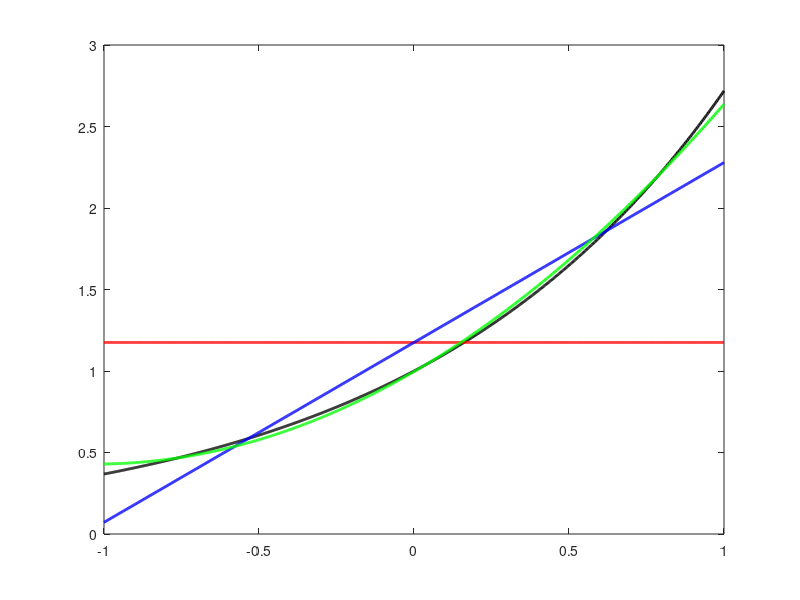

Write MATLAB code to recreate this figure. (Note: this script raises an error after producing the figure.)
 f   = @(x) (exp(x));

 p1  = @(x) (ones(size(x)));
 p2  = @(x) (x);
 p3  = @(x) (3*x.^2-1);
 p12 = @(x) (ones(size(x)).^2);
 p22 = @(x) (x).^2;
 p32 = @(x) (3*x.^2-1).^2;
 p1f = @(x) ((ones(size(x))).*f(x));
 p2f = @(x) ((x).*f(x));
 p3f = @(x) ((3*x.^2-1).*f(x));

 figure(1), clf
 xx = linspace(-1,1,1000);
 c1 = quad(p1f,-1,1)/quad(p12,-1,1);
 c2 = quad(p2f,-1,1)/quad(p22,-1,1);
 c3 = quad(p3f,-1,1)/quad(p32,-1,1);

 plot(xx,f(xx),'k-','linewidth',2)
 hold on
 plot(xx,c1*p1(xx),'r-','linewidth',2)
 plot(xx,c1*p1(xx)+c2*p2(xx),'b-','linewidth',2)
 plot(xx,c1*p1(xx)+c2*p2(xx)+c3*p3(xx),'g-','linewidth',2)
 legend('f', 'f_1','f_2','f_3',2)
 ylim([0 3])
 xlabel('$x$','fontsize',16,'interpreter','latex')
 print -depsc2 legendre_exp
